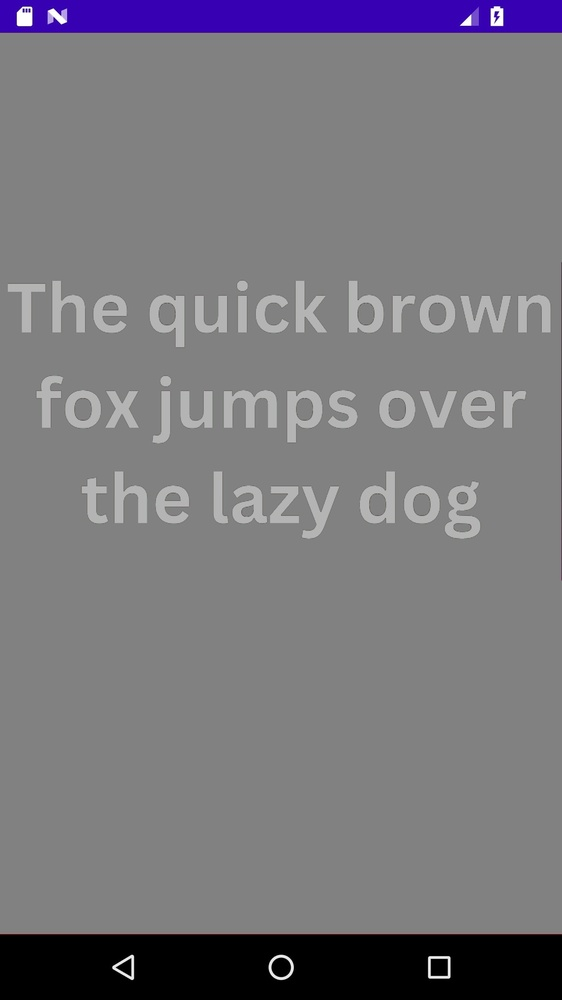
#> input picture test_suite/low_contrast.jpg, 562 x 1000 px, shrunk from 1440 x 2560 before the run
$ python -i amavpte.py   (imports and definitions only)
#> lines starting #> are read from the running program, lines starting #| are printed output that depends on the picture; after the words box and inside, x2 and y2 are one past the last pixel; in counts of white or black regions, pixels touching at a corner belong together
#> further down, picture is the input picture: shape (1000, 562, 3); mean B, G, R 124.6, 119.1, 120.9
from PIL import Image
from operator import itemgetter
import cv2
import json
import math
import numpy as np
import pytesseract
import re
import sys

# [12 lines left out: function report_problem, not called in this run]

def contours_near(bb1, bb2):
    (x1, y1, w1, h1) = bb1
    (x2, y2, w2, h2) = bb2
    if y2 > y1 + h1: return False
    if y2 + h2 < y1: return False
    return x2 < x1 + w1 + h1

def contours_merge(bb1, bb2):
    (x1, y1, w1, h1) = bb1
    (x2, y2, w2, h2) = bb2
    x = min(x1, x2)
    y = min(y1, y2)
    x_r = max(x1+w1, x2+w2)
    y_b = max(y1+h1, y2+h2)
    return (x, y, x_r-x, y_b-y)

def looks_like_text(piece):
    text = pytesseract.image_to_string(piece, config="--psm 6")
    text = text.rstrip()

    if len(text) < 2:
        #  print(f'too short: {text}')
        return False

    # at least %50 of characters must be letters/digits
    alnum_count = len(re.findall(r'[a-zA-Z0-9]', text))
    if alnum_count < 0.5 * len(text):
        #  print(f'not a text: {text}')
        return False

    #  print(text)
    #  cv2.imshow('image',piece)
    #  cv2.waitKey(0)
    return True

def find_text_pieces(img):
    img_f = np.array(img, np.float32)
    img_dx = np.c_[ (np.sum(np.diff(img_f, axis=1) ** 2, axis=-1) > 1000) * 1, np.zeros(img.shape[0]) ]
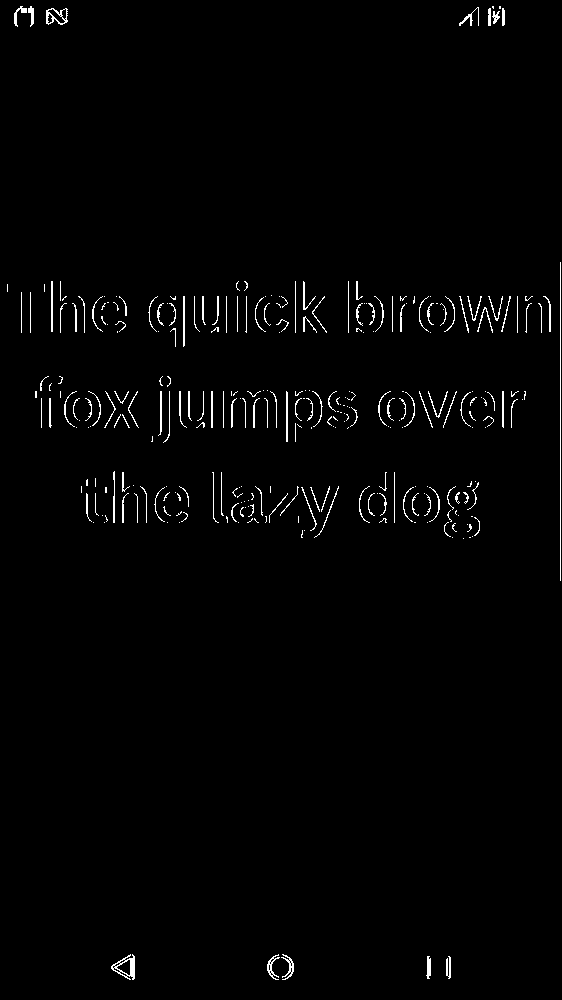
#> img_dx: shape (1000, 562) float64; values 0 (black) and 1 (white), 1.4% white in thin lines or dots
    img_dy = np.r_[ (np.sum(np.diff(img_f, axis=0) ** 2, axis=-1) > 1000) * 1, np.zeros((1, img.shape[1])) ]
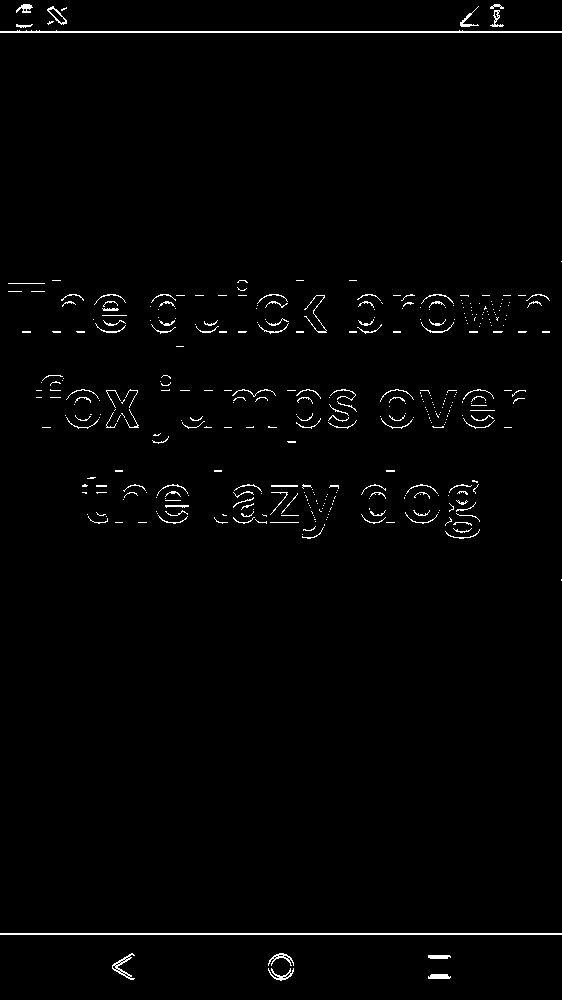
#> img_dy: shape (1000, 562) float64; values 0 (black) and 1 (white), 1.4% white in thin lines or dots
    img_c = np.array((img_dx + img_dy > 0) * 255, np.uint8)
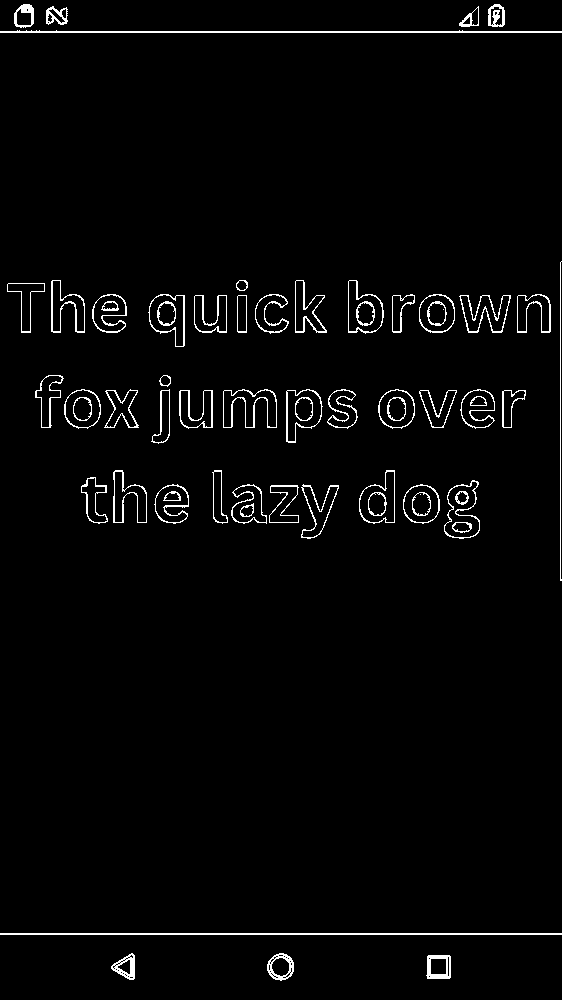
#> img_c: shape (1000, 562); 2.5% white in thin lines or dots

    kernel = cv2.getStructuringElement(cv2.MORPH_RECT, (3, 3))
    dilated = cv2.dilate(img_c, kernel, iterations=3)
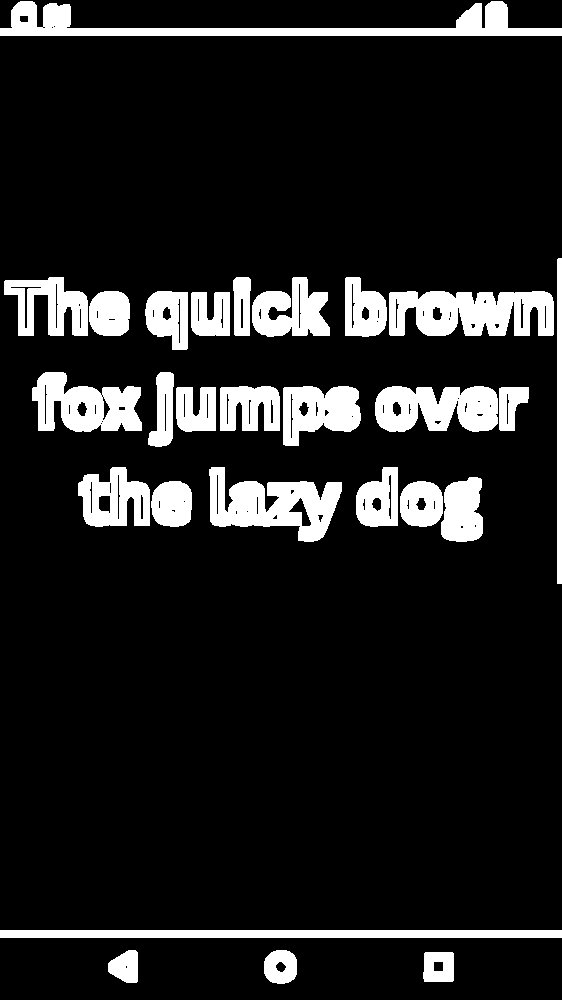
#> dilated: shape (1000, 562); 12.2% white; 27 white regions

    contours_separate = []
    contours_merged = []

    contours, hierarchy = cv2.findContours(dilated, cv2.RETR_EXTERNAL, cv2.CHAIN_APPROX_SIMPLE)
#> contours = 27 contours; largest, box (x1, y1, x2, y2) and area: (0, 1, 562, 36) 6230, (389, 291, 554, 336) 5853, (209, 467, 342, 542) 5521, (375, 386, 498, 432) 4434, (32, 372, 142, 432) 4353
    for contour in contours:
        bb = (x, y, w, h) = cv2.boundingRect(contour)
        if w < 10 or h < 10: continue
        contours_separate.append(bb)
#> this loop made 27 passes
#> (x, y, w, h) on passes 1, 2, 3, 5, 6, 7, 8, 9, 10, 11, 12, 13: (423, 952, 31, 30), (264, 950, 33, 34), (108, 950, 30, 33), (400, 481, 43, 46), (151, 481, 41, 46), (441, 477, 42, 65), (356, 467, 42, 60), (209, 467, 133, 75), (78, 467, 72, 60), (499, 387, 30, 44), (176, 387, 40, 45), (375, 386, 123, 46)
#> (contour, x, y, w, h) on pass 4: ([[0, 930], [0, 937], [561, 937], [561, 930]], 0, 930, 562, 8)
#> after the loop, contours_separate = 25 items, first 6: (423, 952, 31, 30), (264, 950, 33, 34), (108, 950, 30, 33), (400, 481, 43, 46), (151, 481, 41, 46), (441, 477, 42, 65)

    contours_separate = sorted(contours_separate, key=itemgetter(0))
#> contours_separate = 25 items, first 6: (0, 1, 562, 35), (4, 277, 84, 59), (32, 372, 110, 60), (78, 467, 72, 60), (89, 291, 41, 45), (108, 950, 30, 33)

    for i in range(0, len(contours_separate)):
        bb = contours_separate[i]
        if not bb: continue
        for j in range(i+1, len(contours_separate)):
            bb2 = contours_separate[j]
            if not bb2: continue
            if contours_near(bb, bb2):
                bb = contours_merge(bb, bb2)
                contours_separate[j] = None
        contours_merged.append(bb)
#> this loop made 25 passes

    result = []

    for bb in contours_merged:
        (x, y, w, h) = bb
        piece = img_c[y:y+h, x:x+w]
        if looks_like_text(piece):
            result.append((bb, piece))
#> this loop made 1 pass
#> pass 1, in find_text_pieces, `piece = img_c[y:y+h, x:x+w]`:
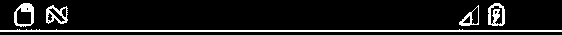
#> piece: shape (35, 562); 9.8% white in thin lines or dots, all inside (x1, y1, x2, y2) = (0, 3, 562, 32)

    return result

# [97 lines left out: functions bucket_fill, mark_border, extract_text_color, RGBtoHSP, not called in this run]

>>> import cv2
>>> picture = cv2.imread('../test_suite/low_contrast.jpg')
#> (the run stopped early here; a loop or call above may not have finished)
